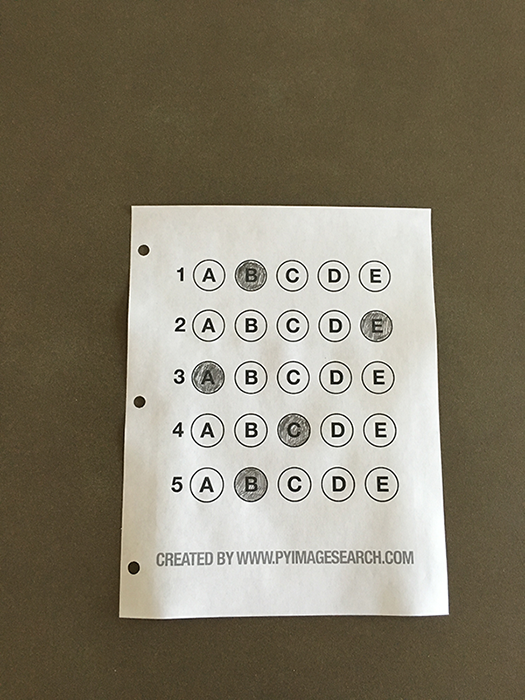
#> input picture OpenCV实现自动答题卡评分/images/test_01.png, 525 x 700 px
$ python tstst.py
#> lines starting #> are read from the running program, lines starting #| are printed output that depends on the picture
__author__ = "Luke Liu"
#encoding="utf-8"
import numpy as np
import cv2

img = cv2.imread("images/test_01.png",0)
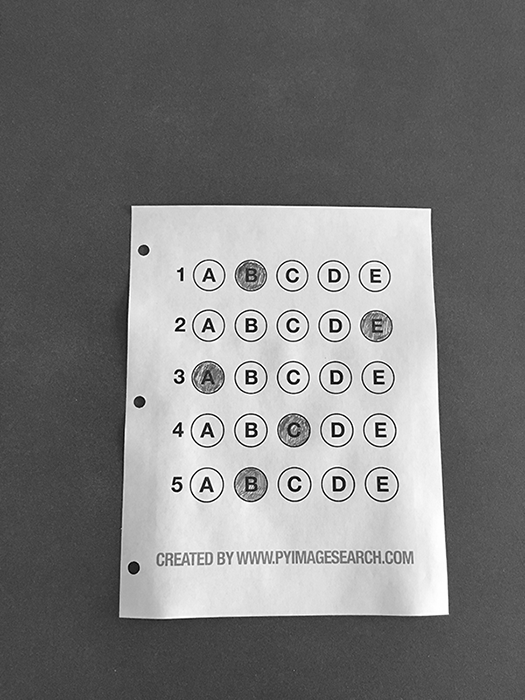
#> img: shape (700, 525); min 0, max 255, mean 122.9
height,width = img.shape[:2]
#> height = 700; width = 525


mask =np.zeros(img.shape,dtype='uint8')
mask[100:500,300:400] = 255

after_mask = cv2.bitwise_and(img,img,mask=mask)
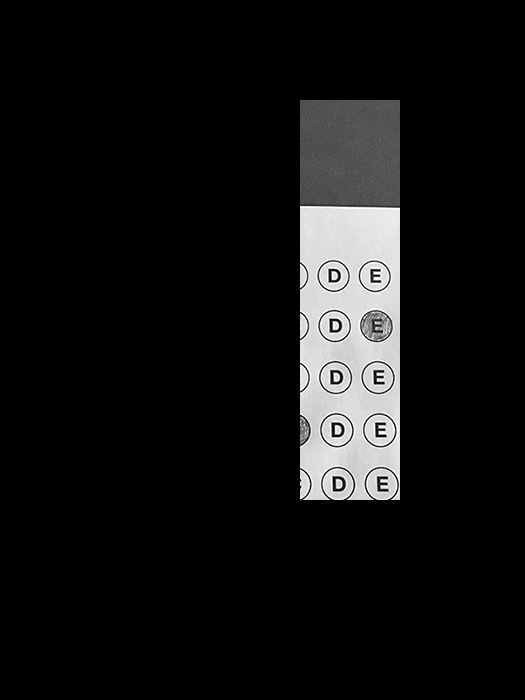
#> after_mask: shape (700, 525); min 0, max 255, mean 18.6
# total 非零点的个数
total = cv2.countNonZero(after_mask)
#> total = 39794
print(total)
#| 39794
cv2.imshow("",after_mask)

cv2.waitKey(0)
cv2.destroyAllWindows()

$ run again, with OpenCV实现自动答题卡评分/images/test_02.png copied over OpenCV实现自动答题卡评分/images/test_01.png
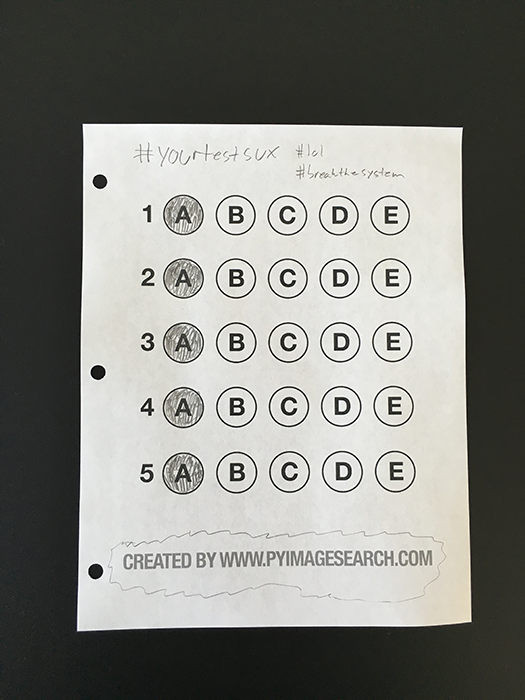
#> input picture OpenCV实现自动答题卡评分/images/test_02.png, 525 x 700 px
#> `after_mask = cv2.bitwise_and(img,img,mask=mask)`:
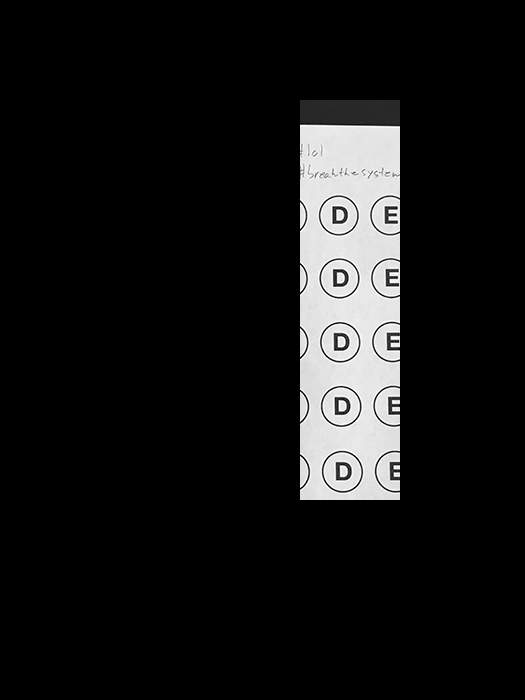
#> after_mask: shape (700, 525); min 0, max 255, mean 21.9
#> total = 39807
#| 39807

$ run again, with OpenCV实现自动答题卡评分/images/test_03.png copied over OpenCV实现自动答题卡评分/images/test_01.png
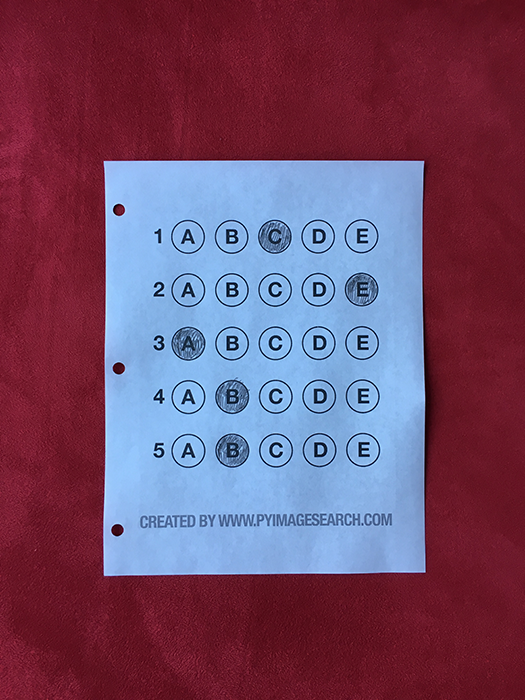
#> input picture OpenCV实现自动答题卡评分/images/test_03.png, 525 x 700 px
#> `img = cv2.imread("images/test_01.png",0)`:
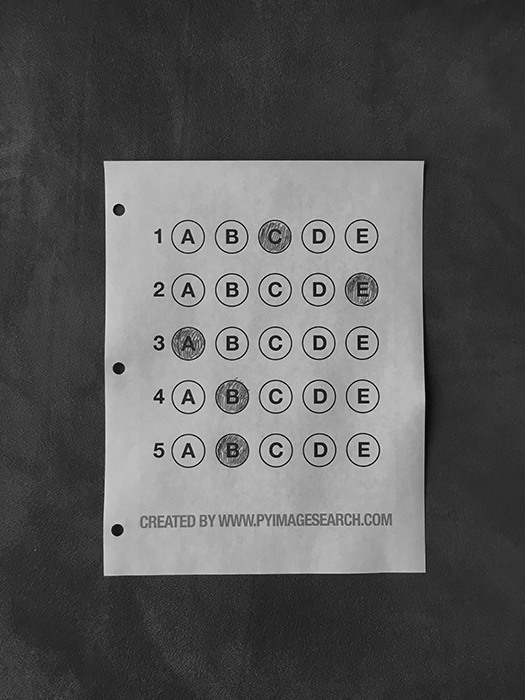
#> img: shape (700, 525); min 0, max 243, mean 90.5
#> `after_mask = cv2.bitwise_and(img,img,mask=mask)`:
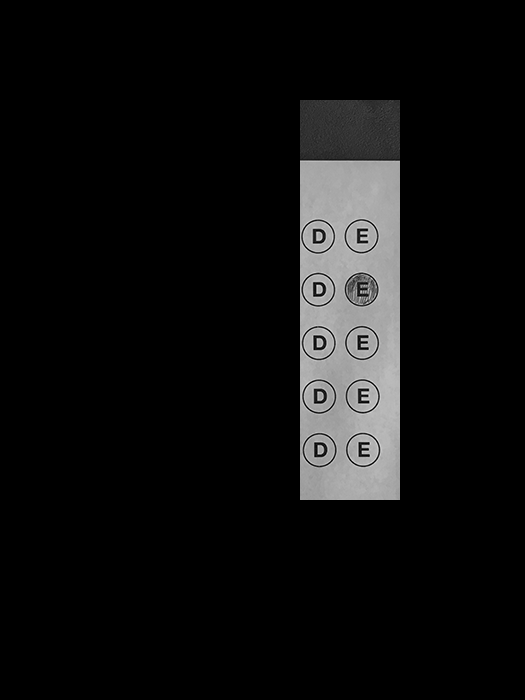
#> after_mask: shape (700, 525); min 0, max 226, mean 15.5
#> total = 39980
#| 39980

$ run again, with OpenCV实现自动答题卡评分/images/test_04.png copied over OpenCV实现自动答题卡评分/images/test_01.png
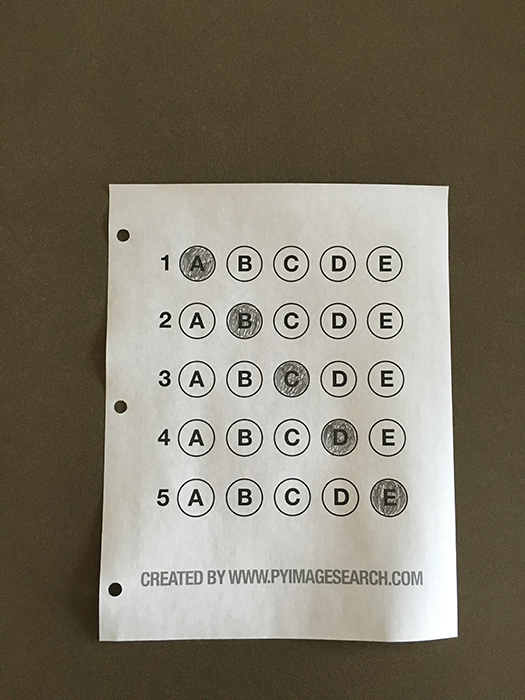
#> input picture OpenCV实现自动答题卡评分/images/test_04.png, 525 x 700 px
#> `img = cv2.imread("images/test_01.png",0)`:
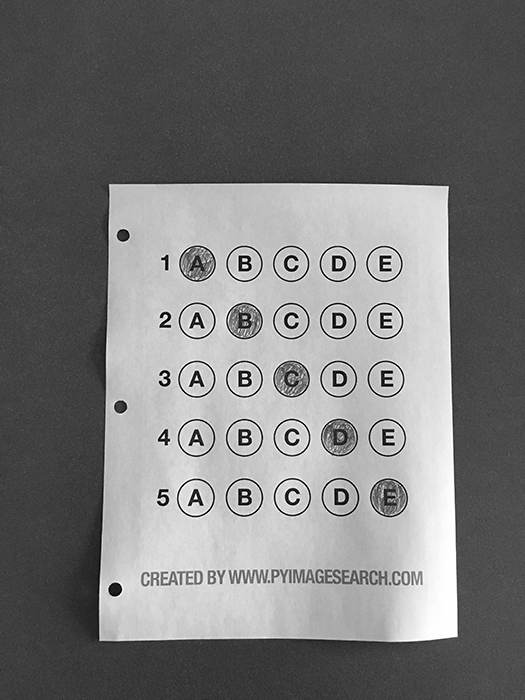
#> img: shape (700, 525); min 0, max 255, mean 120.3
#> `after_mask = cv2.bitwise_and(img,img,mask=mask)`:
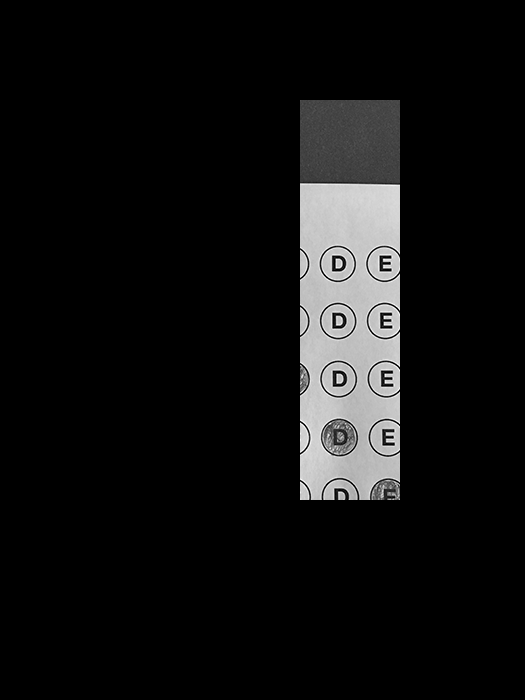
#> after_mask: shape (700, 525); min 0, max 255, mean 17.1
#> total = 39621
#| 39621
